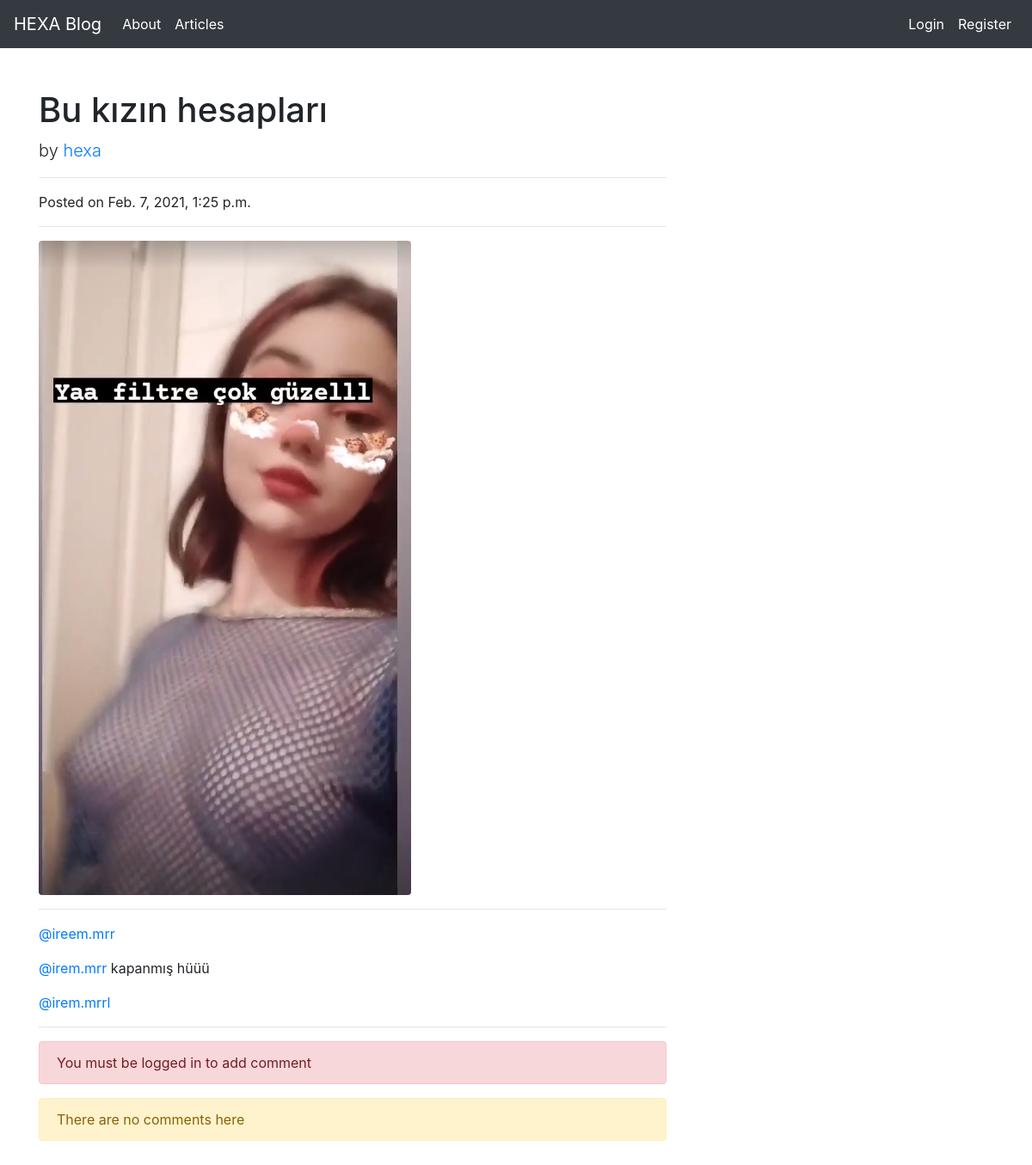
/articles/article/19, run on the app's committed database.
### article/models.py (models this page shows, shortened)
class Article(models.Model):
    author=models.ForeignKey("auth.User",on_delete=models.CASCADE)
    title = models.CharField(max_length=50,verbose_name= "Title")
    content=RichTextField(verbose_name="Content")
    created_date=models.DateTimeField(auto_now_add=True,verbose_name="Oluşturulma tarihi")
    article_image=models.FileField(blank=True,null=True,verbose_name="Image")
    class Meta:
        ordering=['-created_date']

### article/views.py (the view)
# urls.py: path('article/<int:id>', views.detail,name="detail"),
def detail(request,id):
    article=get_object_or_404(Article,id=id)
    comments=Comment.objects.filter(article=article)
    context={
        "article":article,
        "comments":comments
    }
    return render(request,"detail.html",context)

### templates/detail.html
{% extends "layout.html" %}
{% block body %}
<div class="row">
      <div class="col-lg-8">
        <h1 class="mt-4">{{article.title}}</h1>
        <p class="lead">
          by
          <a href="#">{{article.author.username}}</a>
        </p>
        <hr>
        <p>Posted on {{article.created_date}}</p>
        {% if article.article_image %}
        <hr>
        <img class="img-fluid rounded" src="{{article.article_image.url}}" alt="">
        {% endif %}
        <hr>
        <p class="lead">
        {{article.content|safe}}
        </p>
        <hr>
        {% if request.user.is_authenticated %}
        <div class="card my-4">
          <h5 class="card-header">Leave a Comment:</h5>
          <div class="card-body">
            <form method="post" action="{% url 'article:comment' article.id %}">
              {% csrf_token %}
              <div class="form-group">
                <input name="comment_title" type="text" class="form-control" id="formGroupExampleInput" placeholder="Comment Title">
                <br>
                <textarea name="comment_content" class="form-control" rows="3" placeholder="Comment"></textarea>
              </div>
              <button type="submit" class="btn btn-primary">Submit</button>
            </form>
          </div>
        </div>
        {% else %}
        <div class="alert alert-danger">You must be logged in to add comment</div>
        {% endif %}
        {% if comments %}
        {% for comment in comments %}
        <div class="media mb-4">
          <div class="media-body">
            <h5 class="mt-0">{{comment.comment_title}}  <div style="float:right;"> by {{comment.comment_author.username}}</div></h5>
            <i>{{comment.comment_date}}</i>
            <br>
            {{comment.comment_content}}
          </div>
        </div>
        <hr>
        {% endfor %}
        {% else %}
          <div class="alert alert-warning">There are no comments here</div>
        {% endif %}
      </div>
    </div>
{% endblock body %}

### data on the page
Article: title "Bu kızın hesapları", author.username "hexa", created_date "Feb. 7, 2021, 1:25 p.m.", article_image (picture), content "@ireem.mrr @irem.mrr kapanmış hüüü @irem.mrrl"
